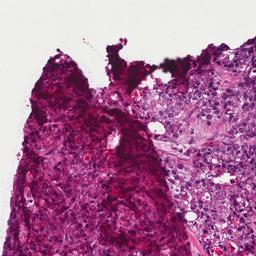
#> input picture FPM_generator-master/FPM_generator-master/imgs/TCGA-BR-4184-01A-01-TS1.133dc934-87bb-45f5-b3d3-ed053e666941_40x_256px_x8704_y0_Patch1.jpg, 256 x 256 px
$ python Reconstruction256img.py
#> lines starting #> are read from the running program, lines starting #| are printed output that depends on the picture
### FPM_generator-master/FPM_generator-master/Tools/misc.py
#!/usr/bin/env python3
# -*- coding: utf-8 -*-
"""
Created on Thu Apr 23 22:19:47 2020

@author: r2d2
"""
import numpy as np
from math import log, log10, pi
import matplotlib.pyplot as plt
from skimage.registration import phase_cross_correlation as register_translation
from scipy.ndimage import shift, gaussian_filter, center_of_mass
from numpy.fft import fft2, fftshift
import scipy.ndimage as ndi
from matplotlib.colors import LinearSegmentedColormap
from mpl_toolkits.axes_grid1.inset_locator import inset_axes


# [62 lines left out: function add_complex_colorwheel, not called in this run]


def setCustomColorMap():
    """
    create the colormap for diffraction data (the same as matlab)
    return: customized matplotlib colormap
    """
    colors = [
        (0.0, 0.0, 0.2),
        (0, 0.0875, 1),
        (0, 0.4928, 1),
        (0, 1, 0),
        (1, 0.6614, 0),
        (1, 0.4384, 0),
        (0.8361, 0, 0),
        (0.6505, 0, 0),
        (0.4882, 0, 0),
    ]

    n = 255  # Discretizes the interpolation into n bins
    cm = LinearSegmentedColormap.from_list("cmap", colors, n)
    return cm

CMAP_DIFFRACTION = setCustomColorMap()

# plt.rcParams['text.usetex'] = True
# # plt.rcParams['font.size'] = 15
# # plt.rcParams['legend.fontsize'] = 18
# plt.rcParams['xtick.direction'] = 'in'
# plt.rcParams['ytick.direction'] = 'in'
# plt.rcParams['font.family'] = 'serif'


# [9 lines left out: function ifft2c, not called in this run]


def fft2c(array):
    """
    performs 2 - dimensional unitary Fourier transformation, where energy is reserved abs(g)**2==abs(fft2c(g))**2
    if g is two - dimensional, fft2c(g) yields the 2D DFT of g
    if g is multi - dimensional, fft2c(g) yields the 2D DFT of g along the last two axes
    :param array:
    :return:
    """
    return np.fft.fftshift(np.fft.fft2(np.fft.ifftshift(array), norm='ortho'))


# [134 lines left out: functions binning_1d, binning, bin2, generateFermatGrid, zero_pad, zero_unpad and 2 more, not called in this run]

def circ_px(N, D):
    """
    generate a circle on a 2D grid
    :param N: lateral size of array in px
    :param D: diameter in px
    :return: a 2D array
    """
    x = np.linspace(-N//2, N//2, N, endpoint=False).reshape(1,N)
    y = x.reshape(N,1)
    circle = (x ** 2 + y ** 2) < (D / 2) ** 2
    return circle

# [115 lines left out: functions rect_px, rect, hsv2rgb, complex2rgb, complex2rgb2, not called in this run]


path_avg_overlap = lambda c, d: np.mean(1 - np.array([np.linalg.norm(c[p] - c[p + 1]) for p in range(len(c) - 1)]) / d)


# [324 lines left out: functions makeGrating2, get_m1_m2, get_m1, lcoh, find_nearest, compute_Autocorrelation_and_get_lcoh and 4 more, not called in this run]

def wavelength_to_rgb(wavelength, gamma=0.8, opacity=200):

    '''This converts a given wavelength of light to an
    approximate RGB color value. The wavelength must be given
    in nanometers in the range from 380 nm through 750 nm
    (789 THz through 400 THz).

    Based on code by Dan Bruton
    http://www.physics.sfasu.edu/astro/color/spectra.html
    '''

    wavelength = float(wavelength)
    if wavelength >= 380 and wavelength <= 440:
        attenuation = 0.3 + 0.7 * (wavelength - 380) / (440 - 380)
        R = ((-(wavelength - 440) / (440 - 380)) * attenuation) ** gamma
        G = 0.0
        B = (1.0 * attenuation) ** gamma
    elif wavelength >= 440 and wavelength <= 490:
        R = 0.0
        G = ((wavelength - 440) / (490 - 440)) ** gamma
        B = 1.0
    elif wavelength >= 490 and wavelength <= 510:
        R = 0.0
        G = 1.0
        B = (-(wavelength - 510) / (510 - 490)) ** gamma
    elif wavelength >= 510 and wavelength <= 580:
        R = ((wavelength - 510) / (580 - 510)) ** gamma
        G = 1.0
        B = 0.0
    elif wavelength >= 580 and wavelength <= 645:
        R = 1.0
        G = (-(wavelength - 645) / (645 - 580)) ** gamma
        B = 0.0
    elif wavelength >= 645 and wavelength <= 800:
        attenuation = 0.3 + 0.7 * (800 - wavelength) / (800 - 645)
        R = (1.0 * attenuation) ** gamma
        G = 0.0
        B = 0.0
    else:
        R = 1.0
        G = 1.0
        B = 1.0
    R *= 255
    G *= 255
    B *= 255
    return (int(R), int(G), int(B), opacity)


# [159 lines left out: functions spiral_blade_mask, remove_phase_ramp, crop, re_center_ptychogram, cropCenter, phase_ramp and 1 more, not called in this run]

def one_bit_criterion(N):
    return (0.5 + 2.41/np.sqrt(N)) / (1.5 + 1.41/np.sqrt(N))

def half_bit_criterion(N):
    return (0.2071 + 1.91 / np.sqrt(N)) / (1.2071 + 0.9102 / np.sqrt(N))


def error(reconstruction, simulation):
    return np.sum(np.abs(reconstruction - simulation) ** 2) / np.sum(np.abs(simulation) ** 2)

# [123 lines left out: function FRC, not called in this run]


class MyFRC:
    """
    Example to use:
    myFRC = MyFRC(object_1, object_2, dx)
    myFRC.show_raw_data()
    myFRC.normalize_amplitude()
    myFRC.remove_phase_ramp()
    myFRC.show_comparison_after_phase_ramp_removal(id=0)
    myFRC.show_comparison_after_phase_ramp_removal(id=1)

    #based on plotted results, choose the best result for each object
    myFRC.choose_phase_ramp_result(id=0, result=0)
    myFRC.choose_phase_ramp_result(id=1, result=0)

    region = slice(0,50), slice(0,50)
    myFRC.remove_global_phase_from_avg_region(region)

    myFRC.align_objects()
    myFRC.show_centered_objects()
    myFRC.clip_filter_objects(filter_radius=180)
    myFRC.show_clipped_objects()
    myFRC.calculateFRC()
    myFRC.plotFRC()
    myFRC.get_spatial_resolution()
    """
    # [239 lines left out: functions __init__, _match_shape, show_raw_data, normalize_amplitude, normalize_amplitude2, remove_global_phase_from_point and 10 more, not called in this run]

    def get_FRC_plot_data(self):
        return self.frc, self.half_bit_crit, self.dx

    # [11 lines left out: function get_spatial_resolution, not called in this run]


def simulate_cmos_image(field, bit_depth=12, peak_photons=30000, quantum_efficiency=0.8,
                       quantum_well=40000, readout_noise=4, dc_level=100):
    """
    Simulate CCD sensor image capture with noise and DC level.

    Parameters:
    field : 2D complex numpy array
        The complex field incident on the sensor
    bit_depth : int
        Bit depth of the camera (default: 12)
    peak_photons : float
        Maximum number of photons in the brightest pixel (default: 10000)
    quantum_efficiency : float
        Quantum efficiency of the sensor (default: 0.7)
    quantum_well : int
        Full well capacity of the pixel (default: 30000)
    readout_noise : float
        Standard deviation of readout noise in electrons (default: 10)
    dc_level : float
        DC level in electrons, representing dark current and fixed pattern noise (default: 100)

    Returns:
    2D numpy array of uint16
        Simulated CCD image
    """

    # Calculate intensity (proportional to photon count)
    intensity = np.abs(field) ** 2

    # Scale intensity to peak_photons
    scale_factor = peak_photons / np.max(intensity)
    photon_count = intensity * scale_factor

    # Apply quantum efficiency
    electron_count = np.random.poisson(photon_count * quantum_efficiency)

    # Add DC level (with Poisson noise)
    electron_count += np.random.poisson(dc_level, electron_count.shape)

    # Apply quantum well limitation
    if quantum_well is not None:
        electron_count = np.minimum(electron_count, quantum_well)

    # Add readout noise
    electron_count = electron_count + np.random.normal(0, readout_noise, electron_count.shape)

    # Convert to ADU (Analog-to-Digital Units)
    max_adu = 2 ** bit_depth - 1
    if quantum_well is not None:
        adu_per_electron = max_adu / quantum_well
    else:
        adu_per_electron = max_adu / np.amax(electron_count)

    adu_count = electron_count * adu_per_electron

    # Quantize and clip
    adu_count = np.clip(np.round(adu_count), 0, max_adu)

    return adu_count.astype(np.uint16)

# [2 lines that do not run on import are left out]

### FPM_generator-master/FPM_generator-master/Reconstruction256img.py
import numpy as np
import matplotlib.pyplot as plt
import matplotlib
# matplotlib.use("Qt5agg")
from PtyLab.utils.visualisation import show3Dslider
from Tools.propagators import fft2c, ifft2c
from Tools.misc import complex2rgb, circ_px, CMAP_DIFFRACTION, add_complex_colorwheel, wavelength_to_rgb, simulate_cmos_image
from Tools.zernike_polynomials import *
from matplotlib.patches import Circle
from Tools.multiprocessing_scripts import RS_diffraction_integral, RS_point_source_to_plane
import imageio.v2 as imageio
import datetime
import os
import h5py


from PIL import Image
from Tools.misc import complex2rgb, fft2c, ifft2c
import PtyLab
from PtyLab import Engines
from PtyLab.utils.visualisation import modeTile
import logging

logging.basicConfig(level=logging.INFO) # Configura el registro para mostrar mensajes de informacion
"""
Load image as sample
"""
# Load an image and normalize it
my_object_RGB = plt.imread('imgs/TCGA-BR-4184-01A-01-TS1.133dc934-87bb-45f5-b3d3-ed053e666941_40x_256px_x8704_y0_Patch1.jpg')  # RGB image
#> my_object_RGB is the input picture: shape (256, 256, 3); mean R, G, B 170.9, 110.7, 151.1
# normalize its amplitude
my_object_amp = np.mean(my_object_RGB, axis=-1)
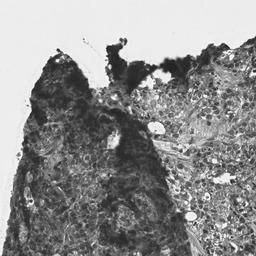
#> my_object_amp: shape (256, 256) float64; min 22, max 254.7, mean 144.2
my_object_amp /= np.amax(my_object_amp)   #conversion de la imagen de entrada a la escala de grises

max_apmplitude_decay = 0.4  # 0: transparent, 1:high-contrast   #normaliza la amplitud de la imagen
my_object_amp = (1 - max_apmplitude_decay) + max_apmplitude_decay*my_object_amp  # ajusta el contraste
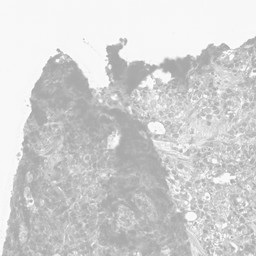
#> my_object_amp: shape (256, 256) float64; min 0.635, max 1, mean 0.827
# adds phase information
my_object_phase = np.mean(my_object_RGB, axis=-1)  #calcula la fase de la imagen
my_object_phase = abs(my_object_phase - np.amax(my_object_phase))
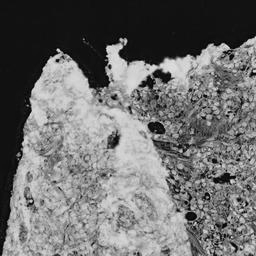
#> my_object_phase: shape (256, 256) float64; min 0, max 232.7, mean 110.4
my_object_phase /= np.amax(my_object_phase)
# constructs complex-valued object
phase_offset = -0.20  # used to correct backgroung color in complex-valued plot
my_object = my_object_amp*np.exp(-1j*2*np.pi*(my_object_phase+phase_offset))  #construye un objeto complejo combinando la amplitud  y la fase.

"""
Define experimental parameters
"""
# Define la Matriz de LED
nLEDs_x = 64
nLEDs_y = 64
dl = 2e-3  # Led separation distance
z0 = 8e-2  #  distancia entre LEDs y muestra
wavelength = 450e-9  #  longitud de onda 450 nm (luz azul)
NA = 0.6  # apertura numérica

#calcula las coordenadas de la matriz de LED
L_led_x = nLEDs_x * dl  # lateral extension of led matrix
lx = np.linspace(-nLEDs_x/2, nLEDs_x/2, nLEDs_x)*dl
ly = np.linspace(-nLEDs_y/2, nLEDs_y/2, nLEDs_y)*dl
LX, LY = np.meshgrid(lx, ly)  # coordenadas 2D de la Matriz de LED
LED_color = wavelength_to_rgb(wavelength*1e9)  #convierte la longitud de onda a un colo RGB
LED_color_normalized = [x/255 for x in LED_color]  # Normaliza los valores RGB al rango [0,1]

# Detection parameters
No = my_object.shape[-1]  # obtiene el tamaño de la imagen
#> No = 256

Np_inner = int(NA * No)  # tamaño de la pupila en pixeles que va a capturar (mas no del lente fisico)
#> Np_inner = 153
# List of threshold values. This ensures that the final images are power of 2
thresholds = [256, 512, 1024, 2048]
# Calculate Np based on the value of No and NA
Np = int(NA * No)
#> Np = 153

# Ajusta el tamaño de la pupila a un valor de la lista de umbrales en potencia de 2
for threshold in thresholds:
    if Np_inner < threshold:
        Np = threshold
        break

lens_pupil = circ_px(Np, Np_inner)  # crea una pupila circular que representa la apertura del lente en el espacio de fourier
#  Opcion de aberracciones  opcionales en la pupila del lente
add_aberrations = False
if add_aberrations:
    # Define Zernike coefficients (m, n, coefficient)
    coefficients = [
        (0, 0, 0),  # Piston
        (1, 1, 0),  # Tilt X
        (1, -1, 0),  # Tilt Y
        (2, 0, 0),  # Defocus
        (2, 2, 50),  # Astigmatism 45°
        (2, -2, 0),  # Astigmatism 0°
    ]
    # Generate the combined Zernike polynomial
    zernike_poly_combined = combined_zernike(coefficients, npix=Np, N=Np_inner)
    phase_aberration = zernike_poly_combined
    # Complex transmission function
    lens_pupil = lens_pupil*np.exp(1j * phase_aberration)


#sample coordinates
dx = wavelength/(2*NA)  # calcula la resolucion maxima  tamaño del pixel
L = No * dx  # Tamaño lateral del la muestra en mts
#> L = 9.6e-05
k0 = 2 * np.pi / wavelength # numero de onda  en el espacio libre
# genera las coordenadas espaciales en una dimension (x) y luego las estiende a 2 D, (x,y), coordenadas reales de la muestra
x = np.arange(-No / 2, No / 2) * dx
#> x = 256 values from -4.8e-05 to 4.76e-05
X, Y = np.meshgrid(x, x)
# fourier space coordinates
f = np.arange(-No / 2, No / 2) / L  #coordenadas de frecuencias espacial en una dimension
#> f = 256 values from -1333333.3 to 1322916.7
FX, FY = np.meshgrid(f, f)   # coordenadas de frecuencias espaciales en 2D

# coordenadas normalizadas en el espacio de fourier
NA_factor = 1/NA  # custom factor to scale fourier space coordinates such that the max extent correspond to NA=1
FX_norm = FX / (k0 / (2*np.pi)) * NA_factor
FY_norm = FY / (k0 / (2*np.pi)) * NA_factor  # representa las frecuencias espaciales en terminos relativos al sistem optico

# Desplazamiento de frecuencias espacilaes por los LEDs
# calcula los desplazamientos en el espacio de fourier, causados por la iluminacion de los LEDs desde diferentes angulos
kxs = LX / np.sqrt(LX ** 2 + LY ** 2 + z0 ** 2) * NA_factor
kys = LY / np.sqrt(LX ** 2 + LY ** 2 + z0 ** 2) * NA_factor

# Desplazamientos en unidades de pixeles
#convierte los desplazamientos de frecuencias espacial a unidades de pixeles, basandose en el tamaño de la imagen (No)
#esto es necesario para seleccionar regiones especificas en el espacio de fourier
kxs_px = np.round(kxs*No/2, decimals=0).astype(int)
kys_px = np.round(kys*No/2, decimals=0).astype(int)


# espectro de forier de la muestra
my_sample_FT = fft2c(my_object)

"""
Displays LED matrix, sample, and k-space shifts
"""
if False:
    fig, ax = plt.subplots(nrows=1, ncols=3, figsize=(12,3.5))
    ax1 = ax[0]
    ax2 = ax[1]
    ax3 = ax[2]

    ax1.set_title('LED matrix')
    color_list = [(0.5,0.5,0.5,1)]*nLEDs_x*nLEDs_y
    ax1.scatter(LX*1e2, LY*1e2, marker='s', c=color_list)
    ax1.set_xlabel('(cm)')
    ax1.set_ylabel('(cm)')
    ax1.set_aspect('equal')
    ax1.minorticks_on()
    ax1.grid(True, alpha=0.5)

    ax2.set_title('Complex-valued object')
    ax2.pcolormesh(X * 1e3, Y * 1e3, np.ones(shape=(No, No)), color=complex2rgb(my_object).reshape(-1, 3) / 255)
    add_complex_colorwheel(fig, ax2, loc=4, pad=0.02)
    ax2.set_aspect('equal')
    ax2.set_xlabel('(mm)')
    ax2.set_ylabel('(mm)')

    ax3.set_title('Fourier space')
    ax3.pcolormesh(FX_norm, FY_norm, np.log(abs(my_sample_FT) + 0.5), cmap=CMAP_DIFFRACTION)
    # Add a dashed circle to represnet the cutted region by the NA of the lens
    circle_radius = Np_inner / No
    circle = Circle((0, 0), circle_radius, fill=False, linestyle='--', edgecolor='white', linewidth=2, label='NA')
    ax3.add_patch(circle)
    ax3.scatter(kxs, kys, s=10 ,marker='.', c='yellow', label='k-shifts')
    ax3.legend()
    ax3.set_aspect('equal')
    ax3.set_xlabel('(NA)')
    ax3.set_ylabel('(NA)')

    fig.tight_layout()
    fig.show()

"""
loops through the k-shifts and extract these regions
then, the recorded image is computed and stored in an array
that array of images we called a ptychogram
"""

# crea una array para almacenar las imagenes capturadas por la camara
#determinada por la matriz de leds y la region de fourier que se esta capturando
ptychogram = np.zeros(shape=(nLEDs_x*nLEDs_y, Np, Np))
#activa la simulacion de ondas planas
plane_wave_simulation = True

if plane_wave_simulation:
    for index, (kxi, kyi) in enumerate(zip(kxs_px.flatten(), kys_px.flatten())):
        print(f'generating frame {index}/{int(nLEDs_x*nLEDs_y)}', end='\r')
        #create slices to select clipped area by the NA in the fourier space
        p1 = slice(int(No / 2 - Np / 2 - kyi), int(No / 2 + Np / 2 - kyi))
        p2 = slice(int(No / 2 - Np / 2 - kxi), int(No / 2 + Np / 2 - kxi))
        # clip Fourier space and apply with the lens pupil that can include aberrations

        #my_sample_FT_clipped = my_sample_FT[p1, p2] * lens_pupil
        my_sample_FT_clipped = my_sample_FT * lens_pupil
        # FFT of the clipped array and computes the intensity of the field
        # i.e. what the camera sees:
        my_image = fft2c(my_sample_FT_clipped)
        my_detected_image = np.abs(my_image)**2

        # additionally here one can define the noise parameters, photon-count, and bith-depth for discretization
        # of the measured image

#> (the run stopped early here; a loop or call above may not have finished)
